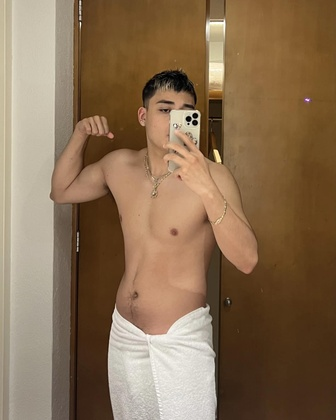
%> input picture elmalilla.jpg, 336 x 420 px, shrunk from 1284 x 1605 before the run
$ octave AG_Reversible.m   (GNU Octave 9; MATLAB toolbox functions it lacks are replaced by stand-ins)
%> lines starting %> are read from the running program, lines starting %| are printed output that depends on the picture
% Parámetros
T = 100;

% Cargar la imagen
img = imread('elmalilla.jpg');
%> img is the input picture: size 420x336x3 uint8; mean R, G, B 137.2, 111.4, 83.9

% Convertir a escala de grises
if size(img, 3) == 3
    img = rgb2gray(img);
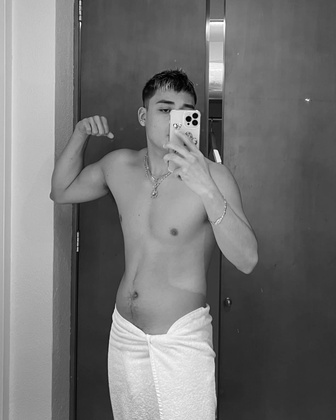
%> img: size 420x336 uint8; min 0, max 254, mean 116
end

% Obtener las dimensiones de la imagen
[rows, cols] = size(img);
%> rows = 420; cols = 336

% Convertir a matriz de bits (los bits de la primera fila representan los pixeles de la primera fila...)
img_bits = zeros(rows, 8 * cols);
for i = 1:rows
    img_bits(i, :) = reshape(dec2bin(img(i, :), 8)', 1, cols * 8) - '0';
end
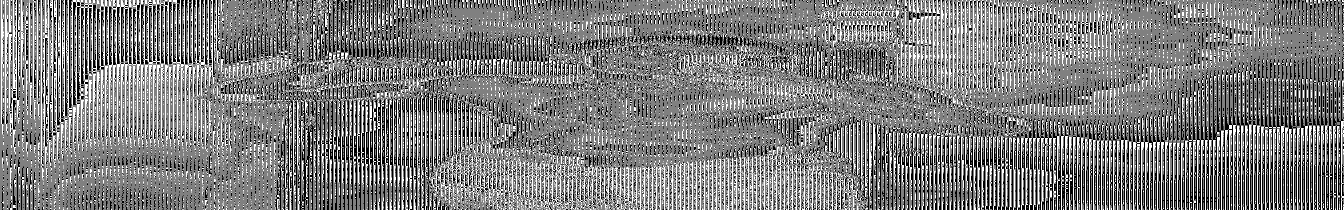
%> img_bits: size 420x2688 double (shown at 1/2 size); values 0 (black) and 1 (white), 49.4% white in thin lines or dots


% Cifrar la imagen
%> the run ends on the next line
img_cifrada = cifrar_imagen(img_bits, T);
% [41 lines not run here, left out]
function img_bits = cifrar_imagen(img_bits, T)
    [rows, cols] = size(img_bits);
    for i = 1:2:rows-1
        for j = 1:T
            for k = 2:cols-1
                % Función para cifrar la imagen (regla 90R)
                temp(1,k-1) = mod(img_bits(i+1, k-1) + img_bits(i+1, k+1) + img_bits(i, k), 2);
            end
            img_bits(i, :) = img_bits(i+1, :);
            img_bits(i+1, 2:end-1) = temp;
        end
    end
end
